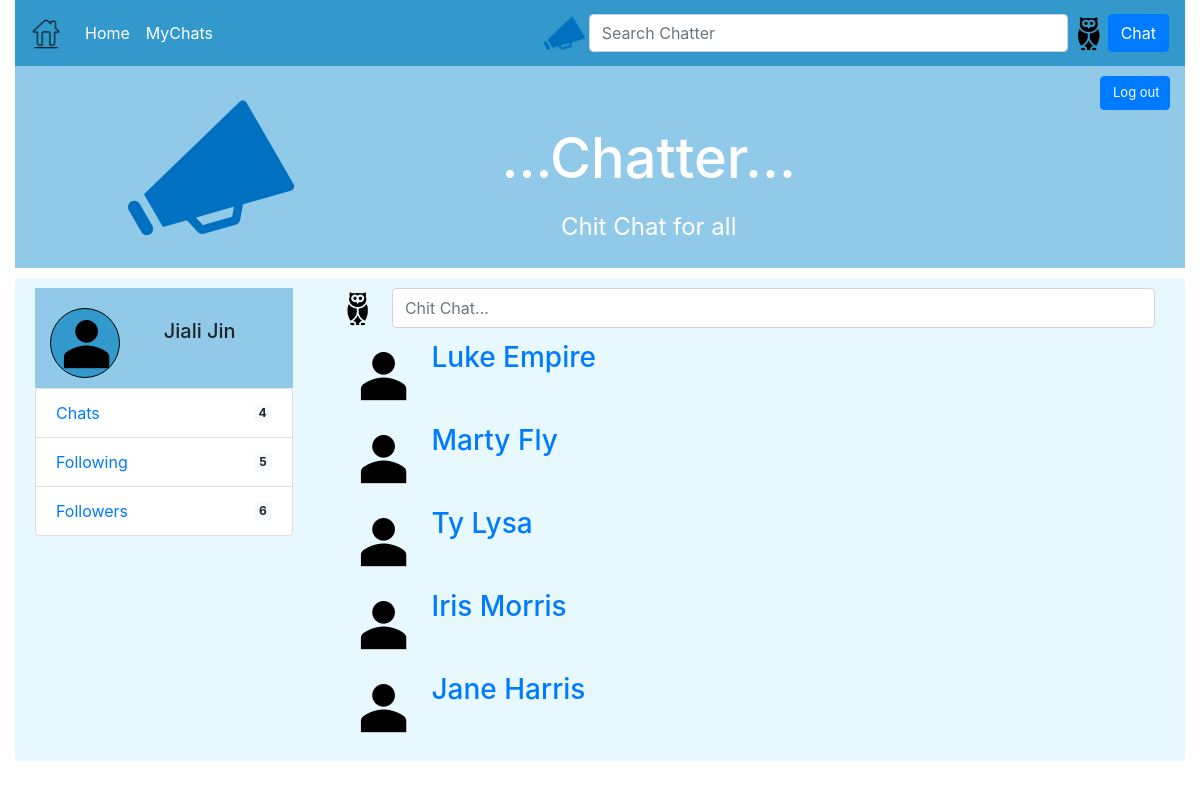
Screenshot of /follow.php?userId=1 with the database file from the repository.
### tables this page shows
CREATE TABLE `user` (
  `UserID` int(11) NOT NULL,
  `Name` varchar(100) NOT NULL,
  `Profile` text NOT NULL
);

### follow.php (the view, shortened to what this page needs)
<!DOCTYPE html>
<html>
<head>
        <?php
            $pageName= $_GET['title'];
        ?>
	<link rel="stylesheet" href="https://stackpath.bootstrapcdn.com/bootstrap/4.1.3/css/bootstrap.min.css">
</head>
<body class="container-fluid">
<?php
    include_once './includes/myFunctions2.php';
    $accountId=$_SESSION["userID"];
    $userId=$accountId;
    if (isset($_GET['userId'])) {
        $userId=$_GET['userId'];
    }
    global $followList;
    if($pageName=='Following')
    {
        $followList =getAllFollowingName($userId);
    }
    else if($pageName=='Followers')
    {
        $followList= getAllFollowerName($userId);
    }
    else
    {
        $followList =getAllFollowingName($userId);
    }
?>
		<nav class="navbar navbar-expand-lg navbar-dark" style="background-color: #3399CC";>
			<a class="navbar-brand" href="./index.php">
			    <img src="./images/home.png" width="30" height="30" alt="HomeIcon">
			</a>
		  	<div class="collapse navbar-collapse" id="navbarNav" >
			    <ul class="navbar-nav mr-auto">
			      <li class="nav-item active"><a class="nav-link" href="./index.php" style="color: white;font-size: 1em;">Home</a></li>
                  <li class="nav-item active"><a class="nav-link" href="./chats.php?userId=<?php echo $accountId ?>" style="color: white;font-size: 1em;">MyChats</a></li>
                </ul>
                <form class="form-inline" action="./search.php" method="get">
                    <img class="navbar-left" src="./images/chatterIcon.png"  width="50" height="50" alt="ChatterIcon">
                    <input class="form-control" type="search" placeholder="Search Chatter" name="search" size="40">
                    <img src="./images/owl.png" width="40" height="40" alt="owl">
                </form>
                <button class="btn btn-primary" data-toggle="modal" data-target="#chatButton" data-whatever="chat" type="submit">Chat</button>
		    </div>
		</nav>
    <header>
        <div class="container-fluid" style="background-color: #91C9E8;">
            <div class="row" >
                <div class="media col-sm-4" >
                    <img src="./images/chatterIcon.png" class="rounded mx-auto d-block" style="overflow: auto;" alt="chatter Icon">
                </div>
                <div class="media col-sm-5" >
                    <div class="media-body" style="margin-top: 5%;">
                        <h1 class="blockquote " style="color:white;font-size:3.5em;text-align:center; margin-top: 8%;">...Chatter...</h1>
                        <p  style="color:white;font-size:1.5em;text-align:center;">Chit Chat for all</p>
                    </div>
                </div>
                <div class="media col-sm-1" >
                </div>
                <form class="media col-sm-2 justify-content-end" method="post">
                    <button class="btn btn-primary"  type="submit" name="logout" value="logout" style="width: 70px;font-size: small;margin-top: 10px;">Log out</button>
                </form>
            </div>
        </div>
    </header>
	<div class="media">
		<div class="media-body">
			<div class="container-fluid" style="margin-bottom: 20px;">
				<div class="row mb-2">
					<div class="col-sm-3" style="margin-top: 10px;background-color: #E8F8FF;padding-top: 10px;padding-left: 20px;padding-bottom: 10px;">
                        <div class="media" style="background-color: #91C9E8;padding-top: 20px;padding-bottom: 10px;min-width: 128px;">
                            <div class="container-fluid">
                                <div class="media" >
                                    <div class="media-body">
                                        <?php
                                        if ($userId!=$accountId)
                                        {
                                            $head="./images/userHead.png";
                                        }
                                        else
                                            $head="./images/owl.png";
                                        ?>
                                        <img class="rounded-circle img-fluid" src=<?php echo $head; ?> alt="my picture"  style="border:1px solid black;background-color:#3399CC;">
                                    </div>
                                    <div class="media-body" style="margin-top: 5%;">
                                        <h3 class="blockquote text-center" style="text-align:center;margin: 0px;display: inline-block;"><?php printAccountName($userId)?></h3>
                                    </div>
                                </div>
                            </div>
                        </div>
                        <div class="media">
                            <div class="media-body">
                                <div class="container" style="padding-left: 0px;padding-right: 0px;">
                                    <?php
                                        $numChats=chatNum($userId);
                                        $flernum=followerNum($userId);
                                        $flnum=followingNum($userId);
                                        echo <<<count
                                        <div class="media">
                                            <div class="media-body">
                                                <div class="container" style="padding-left: 0px;padding-right: 0px;">
                                                    <ul class="list-group">
                                                        <li class="list-group-item d-flex justify-content-between align-items-center">
                                                            <a href="./chats.php?userId=$userId">Chats</a>
                                                            <span class="badge badge-light">$numChats</span>
                                                        </li>
                                                        <li class="list-group-item d-flex justify-content-between align-items-center">
                                                            <a href="./follow.php?title=Following&userId=$userId" id="following" >Following</a>
                                                            <span class="badge badge-light">$flnum</span>
                                                        </li>
                                                        <li class="list-group-item d-flex justify-content-between align-items-center">
                                                            <a href="./follow.php?title=Followers&userId=$userId" id="follower">Followers</a>
                                                            <span class="badge badge-light">$flernum</span>
                                                        </li>
                                                    </ul>
                                                </div>
                                            </div>
                                        </div>
count;
                                    ?>
                                </div>
                            </div>
                        </div>
                    </div>
					<div class="col-sm" style="background-color: #E8F8FF;margin-top:10px;padding-bottom: 10px;">
						<div class="container" style="margin-top:10px;margin-bottom: 0px; ">
                            <div class="media" >
                                <form class="form-inline" style="width: 100%;" method="post" >
                                    <img class="align-self-start mr-3" src="./images/owl.png" alt="Owl" style="margin-right: 10px;height: 40px;display:inline-block">
                                    <div class="media-body">
                                        <input class="form-control" type="text" placeholder="Chit Chat..." style="height:40px;width: 100%;" name="newChat" value="" required size="200">
                                    </div>
                                </form>
                            </div>
                            <div class="container" style="padding-left: 10px;">
                                <div class="list-group" style="background-color: #E8F8FF;">
                                    <?php
                                        foreach ($followList as $v)
                                        {
                                            echo <<<nameList
                                            <div class="media" style="margin-top: 5px;margin-bottom: 10px;">
                                              <img class="mr-3" src="./images/userHead.png" alt="userHead">
                                              <div class="media-body">
                                                <h3 class="mt-0">
                                                    <a href="./chats.php?userId=$v[0]">$v[1]</a>
                                                </h3>
                                              </div>
                                            </div>
nameList;
                                        }
                                    ?>
                                </div>
                            </div>
						</div>
					</div>
				</div>
			</div>
		</div>
	</div>
</body>
</html>

### includes/myFunctions2.php (shortened to what this page needs)
<?php
function printAccountName($userId){
    $login=login();
    $conn=new mysqli($login[0],$login[1],$login[2],$login[3]);
    $stmt = $conn->prepare("select name from User where UserID=? ");
    $stmt->bind_param("i", $userId);
    $stmt->execute();
    $stmt->store_result();
    $num_of_rows = $stmt->num_rows;
    if ($num_of_rows!=0)
    {
        $stmt->bind_result($Name);
        while ($stmt->fetch()) {
            echo $Name;
        }
    }
    else
        echo "No result";
}
function getAllFollowingName($userId)
{
    $nameList= array();
    $irow=0;
    $icol=0;
    $login=login();
    $conn=new mysqli($login[0],$login[1],$login[2],$login[3]);
    $stmt = $conn->prepare("select UserID,Name from (SELECT * FROM following where User = ? ) as t1 join user on t1.FollowingUser=user.UserID");
    $stmt->bind_param("i", $userId);
    $stmt->execute();
    $stmt->store_result();
    $num_of_rows = $stmt->num_rows;
    if ($num_of_rows!=0)
    {
        $stmt->bind_result($ID,$name);
        while ($stmt->fetch()) {
            $nameList[$irow][$icol]=$ID;
            $nameList[$irow][$icol+1]=$name;
            $irow++;
        }
    }
    return $nameList;
}
function chatNum($userId)
{
    $numOfChats=0;
    $login=login();
    $conn=new mysqli($login[0],$login[1],$login[2],$login[3]);
    $stmt = $conn->prepare("SELECT count(UserID) as numOfChats FROM posts WHERE UserID=?");
    $stmt->bind_param("i", $userId);
    $stmt->execute();
    $stmt->store_result();
    $num_of_rows = $stmt->num_rows;
    if ($num_of_rows!=0)
    {
        $stmt->bind_result($numChats);
        while ($stmt->fetch()) {
            $numOfChats = $numChats;
        }
    }
    else
        echo "No result";
    return $numOfChats;
}
function followingNum($userId)
{
    $numFollowing=0;
    $login=login();
    $conn=new mysqli($login[0],$login[1],$login[2],$login[3]);
    $stmt = $conn->prepare("SELECT count(User) as numOfFollowing FROM following where User=?");
    $stmt->bind_param("i", $userId);
    $stmt->execute();
    $stmt->store_result();
    $num_of_rows = $stmt->num_rows;
    if ($num_of_rows!=0)
    {
        $stmt->bind_result($numF);
        while ($stmt->fetch()) {
            $numFollowing = $numF;
        }
    }
    else
        echo "No result";
    return $numFollowing;
}
function followerNum($userId)
{
    $numFollower=0;
    $login=login();
    $conn=new mysqli($login[0],$login[1],$login[2],$login[3]);
    $stmt = $conn->prepare("SELECT count(User) as numOfFollower FROM following WHERE FollowingUser=?");
    $stmt->bind_param("i", $userId);
    $stmt->execute();
    $stmt->store_result();
    $num_of_rows = $stmt->num_rows;
    if ($num_of_rows!=0)
    {
        $stmt->bind_result($numF);
        while ($stmt->fetch()) {
            $numFollower = $numF;
        }
    }
    else
        echo "No result";
    return $numFollower;
}

### rows the page displays
user: Name "Jiali Jin"
user: Name "Luke Empire"
user: Name "Marty Fly"
user: Name "Ty Lysa"
user: Name "Iris Morris"
user: Name "Jane Harris"

### other values shown
$numChats "4"
$flnum "5"
$flernum "6"
